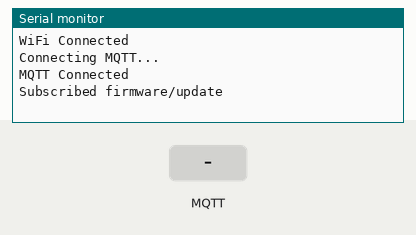
Simulated run of this sketch. Board: ESP32. Parts: the last lines printed to the serial monitor. The inputs (shaded band) are chosen by the test bench. WiFi joins after 1.5 s; servers stay silent unless stated; no MQTT or app messages arrive unless stated.

Above: at 2.7 s.
2.8 s: MQTT message "1" arrives on the first subscribed topic
At 4.0 s:
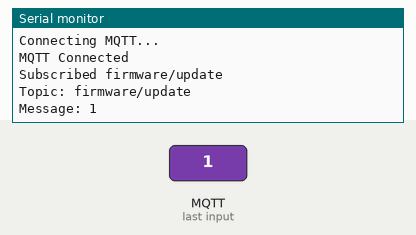
4.3 s: MQTT message "on" arrives on the first subscribed topic
At 5.2 s:
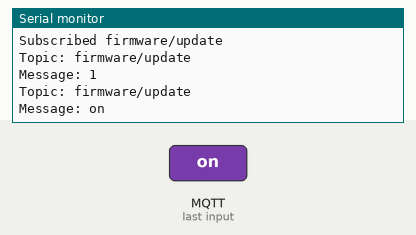
5.8 s: MQTT message "off" arrives on the first subscribed topic
At 6.3 s:
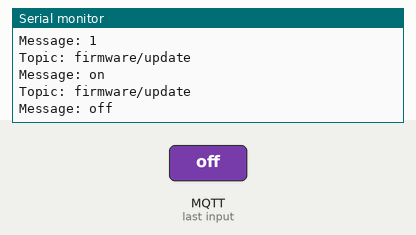

Measured:
- after the input at 2.8 s, the serial monitor: prints a new line at once (image 1)
- after the input at 4.3 s, the serial monitor: prints a new line at once (image 2)
- after the input at 5.8 s, the serial monitor: prints a new line at once (image 3)

The sketch:

05_mqtt_update_notification.ino
```cpp
#include <WiFi.h>
#include <PubSubClient.h>

const char *ssid =
    "CDAC";

const char *password =
    "321";

const char *mqttServer =
    "172.24.184.226";


WiFiClient espClient;

PubSubClient client(espClient);

void callback(
    char *topic,
    byte *payload,
    unsigned int length)
{
    Serial.print("Topic: ");
    Serial.println(topic);

    Serial.print("Message: ");

    for (unsigned int i = 0;
         i < length;
         i++)
    {
        Serial.print((char)payload[i]);
    }

    Serial.println();
}

void connectMQTT()
{
    while (!client.connected())
    {
        Serial.println(
            "Connecting MQTT...");

        String clientId =
            "ESP32-" +
            String((uint32_t)ESP.getEfuseMac(), HEX);

        if (client.connect(clientId.c_str()))
        {
            Serial.println(
                "MQTT Connected");

            client.subscribe(
                "firmware/update");

            Serial.println(
                "Subscribed firmware/update");
        }
        else
        {
            Serial.print("Failed: ");
            Serial.println(client.state());

            delay(2000);
        }
    }
}

void setup()
{
    Serial.begin(115200);

    WiFi.begin(ssid, password);

    while (WiFi.status() != WL_CONNECTED)
    {
        delay(500);
    }

    Serial.println("WiFi Connected");

    client.setServer(
        mqttServer,
        1883);

    client.setCallback(callback);

    connectMQTT();
}

void loop()
{
    if (!client.connected())
    {
        connectMQTT();
    }

    client.loop();
}
```
